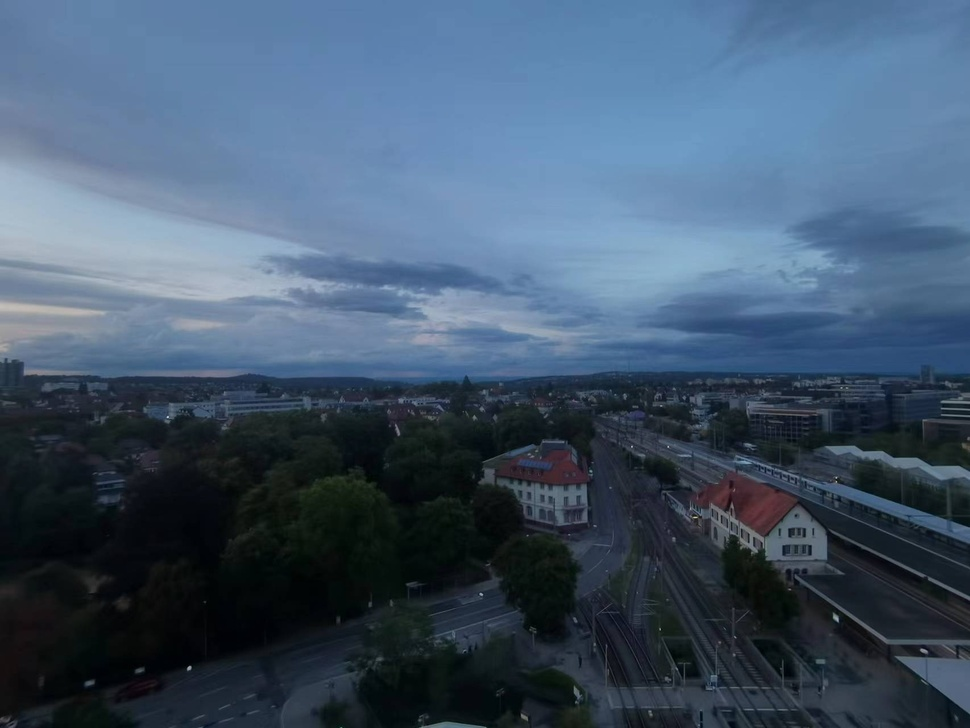
//> input picture HW1/img/img1.jpg, 970 x 728 px, shrunk from 1706 x 1280 before the run
$ ./main   (built with g++ and OpenCV 4)
//> lines starting //> are read from the running program, lines starting //| are printed output that depends on the picture
#include <iostream>
#include <opencv2/core/core.hpp>
#include <opencv2/features2d/features2d.hpp>
#include <opencv2/highgui/highgui.hpp>

using namespace std;
using namespace cv;

int main()
{
    // 读取图像
    Mat img_1 = imread("C:/Users/73497/Documents/courses/CV/homework/HW1/img/img1.jpg", IMREAD_COLOR);
//> img_1 is the input picture: 728 rows x 970 cols, CV_8UC3; mean B, G, R 107.9, 86.6, 66.7
    Mat img_2 = imread("C:/Users/73497/Documents/courses/CV/homework/HW1/img/img2.jpg", IMREAD_COLOR);
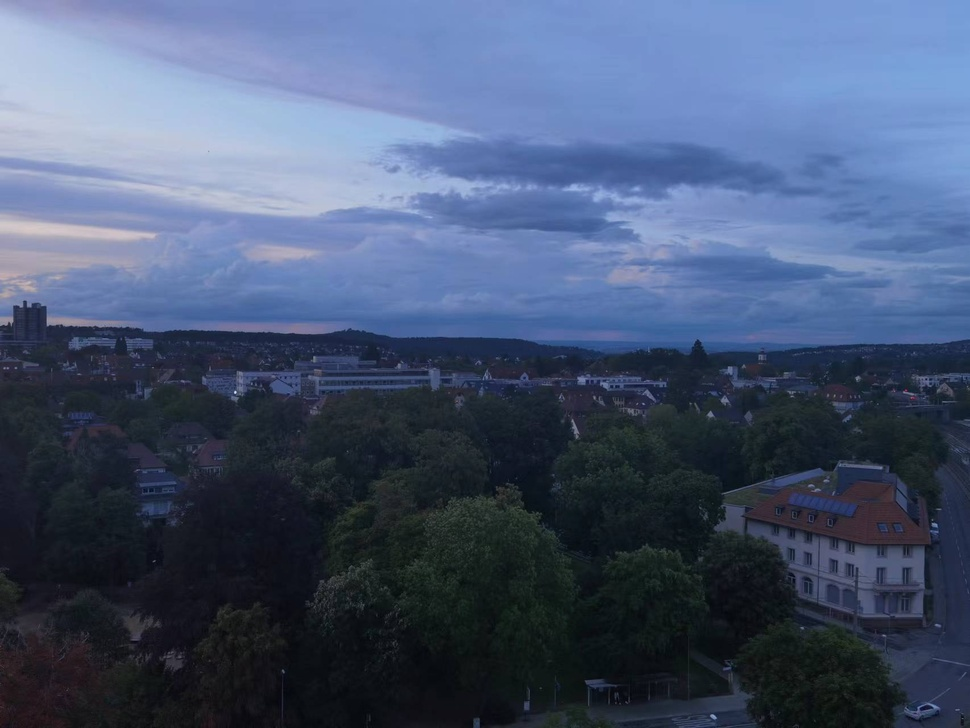
//> input picture HW1/img/img2.jpg, 970 x 728 px, shrunk from 1706 x 1280 before the run
//> img_2 is the input picture: 728 rows x 970 cols, CV_8UC3; mean B, G, R 113.9, 86, 71.4

    // 初始化
    std::vector<KeyPoint> keypoints_1, keypoints_2;
    Mat descriptors_1, descriptors_2;
    Ptr<FeatureDetector> detector = ORB::create();
    Ptr<DescriptorExtractor> descriptor = ORB::create();
    Ptr<DescriptorMatcher> matcher = DescriptorMatcher::create("BruteForce-Hamming");

    // 检测 Oriented FAST 角点位置
    detector->detect(img_1, keypoints_1);
//> keypoints_1 = 500 keypoints; strongest (x, y, size): (188, 669, 31), (188, 667, 37.2), (837, 620, 31), (837, 619, 44.6)
    detector->detect(img_2, keypoints_2);
//> keypoints_2 = 500 keypoints; strongest (x, y, size): (235, 392, 31), (933, 524, 31), (47, 324, 31), (936, 525, 31)

    // 根据角点位置计算 BRIEF 描述子
    descriptor->compute(img_1, keypoints_1, descriptors_1);
    descriptor->compute(img_2, keypoints_2, descriptors_2);

    Mat outimg1;
    drawKeypoints(img_1, keypoints_1, outimg1, Scalar::all(-1), DrawMatchesFlags::DEFAULT);
    //imshow("ORB keypoints", outimg1);

    // 使用 Hamming 距离对两幅图像中的BRIEF描述子进行匹配
    vector<DMatch> matches;
    matcher->match(descriptors_1, descriptors_2, matches);
//> matches = 500 matches

    // 匹配点对筛选
    double min_dist = 10000, max_dist = 0;

    // 找出所有匹配之间最相似的和最不相似的两组点之间的距离
    for (int i = 0; i < descriptors_1.rows; i++)
    {
        double dist = matches[i].distance;
        if (dist < min_dist) min_dist = dist;
        if (dist > max_dist) max_dist = dist;
    }
//> this loop made 500 passes
//> (dist, min_dist, max_dist) on pass 1: (84, 84, 84)
//> (dist, min_dist) on passes 2, 59, 60, 67, 269, 270: (40, 40), (27, 27), (25, 25), (20, 20), (19, 19), (16, 16)
//> after the loop, min_dist = 12; max_dist = 94

    min_dist = min_element(matches.begin(), matches.end(), [](const DMatch& m1, const DMatch& m2) {return m1.distance < m2.distance; })->distance;
    max_dist = max_element(matches.begin(), matches.end(), [](const DMatch& m1, const DMatch& m2) {return m1.distance < m2.distance; })->distance;

    cout << "-- Max dist : " << max_dist << endl << "-- Min dist : " << min_dist << endl;
//| -- Max dist : 94
//| -- Min dist : 12

    // 当描述子之间的距离大于两倍的最小距离时，即认为匹配有误。设置一个经验值30作为下限
    std::vector< DMatch > good_matches;
    for (int i = 0; i < descriptors_1.rows; i++)
    {
        if (matches[i].distance <= max(2 * min_dist, 30.0))
        {
            good_matches.push_back(matches[i]);
        }
    }

    // 绘制匹配结果
    Mat img_match;
    Mat img_goodmatch;
    drawMatches(img_1, keypoints_1, img_2, keypoints_2, matches, img_match);
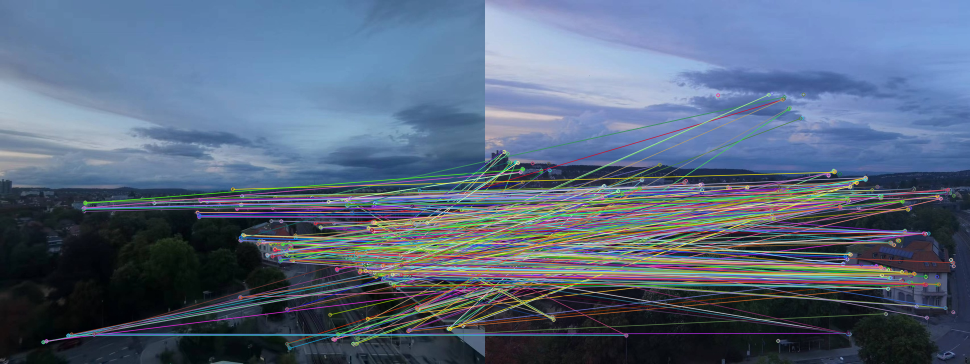
//> img_match: 728 rows x 1940 cols, CV_8UC3 (shown at 1/2 size); mean B, G, R 124.4, 102.1, 86.7
    drawMatches(img_1, keypoints_1, img_2, keypoints_2, good_matches, img_goodmatch);
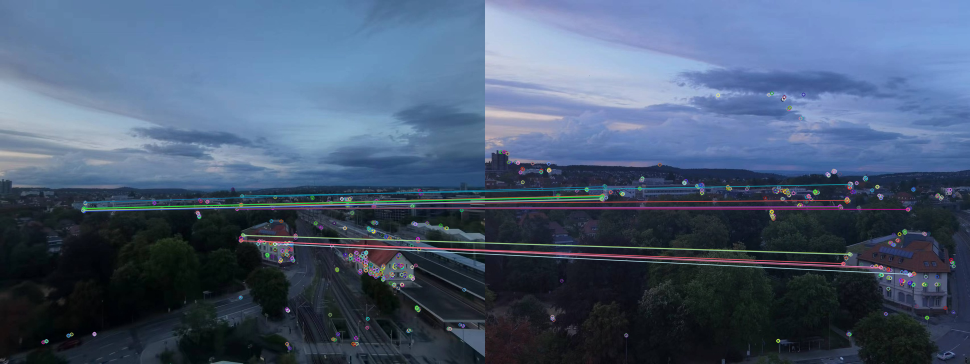
//> img_goodmatch: 728 rows x 1940 cols, CV_8UC3 (shown at 1/2 size); mean B, G, R 112.9, 88.4, 71.5
    imwrite("matches.jpg", img_match);
    imwrite("good_matches.jpg", img_goodmatch);
    waitKey(0);

    return 0;
}
